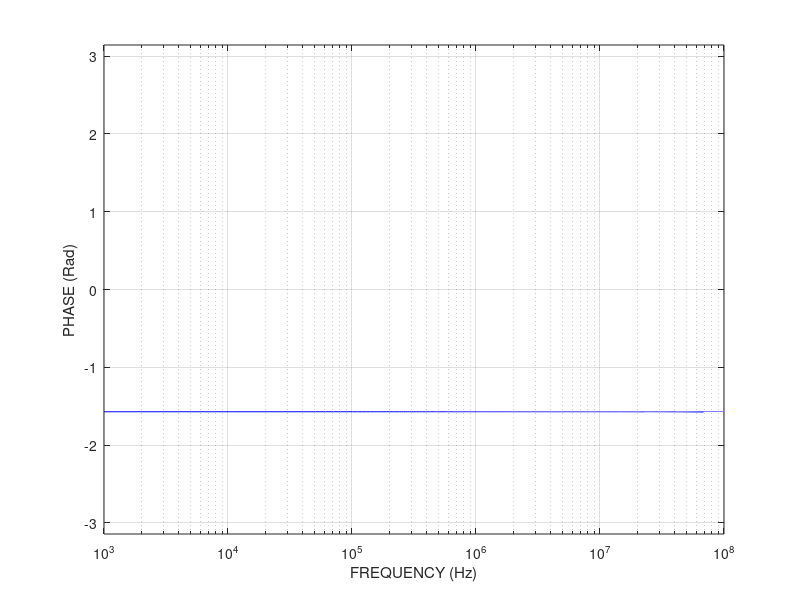

The MATLAB source for this figure:
V1 = input('Please insert value of Voltage Source V1 = '); 
R1 = input('Please insert value of The Resistor R1 = '); 
C1 = input('Please insert value of The Capacitor C1 = '); 
RL = input('Please insert value of The Resistor Load RL = '); 

w = 10e2:10e3:10e7; 
w1 = w.*(2*pi); 
s = 1i * w1; 

n1 = 1/R1; 
d1 = ((1/R1) + (1/RL) + (s .* C1)); 

tr1 = 20*log10(abs(n1./d1)); 
pr1 = angle(n1./d1); 

figure(1) 
semilogx(w, pr1, 'b'), axis([10e2 10e7 -pi pi]), xlabel('FREQUENCY (Hz)'), ylabel('PHASE (Rad)'), grid
